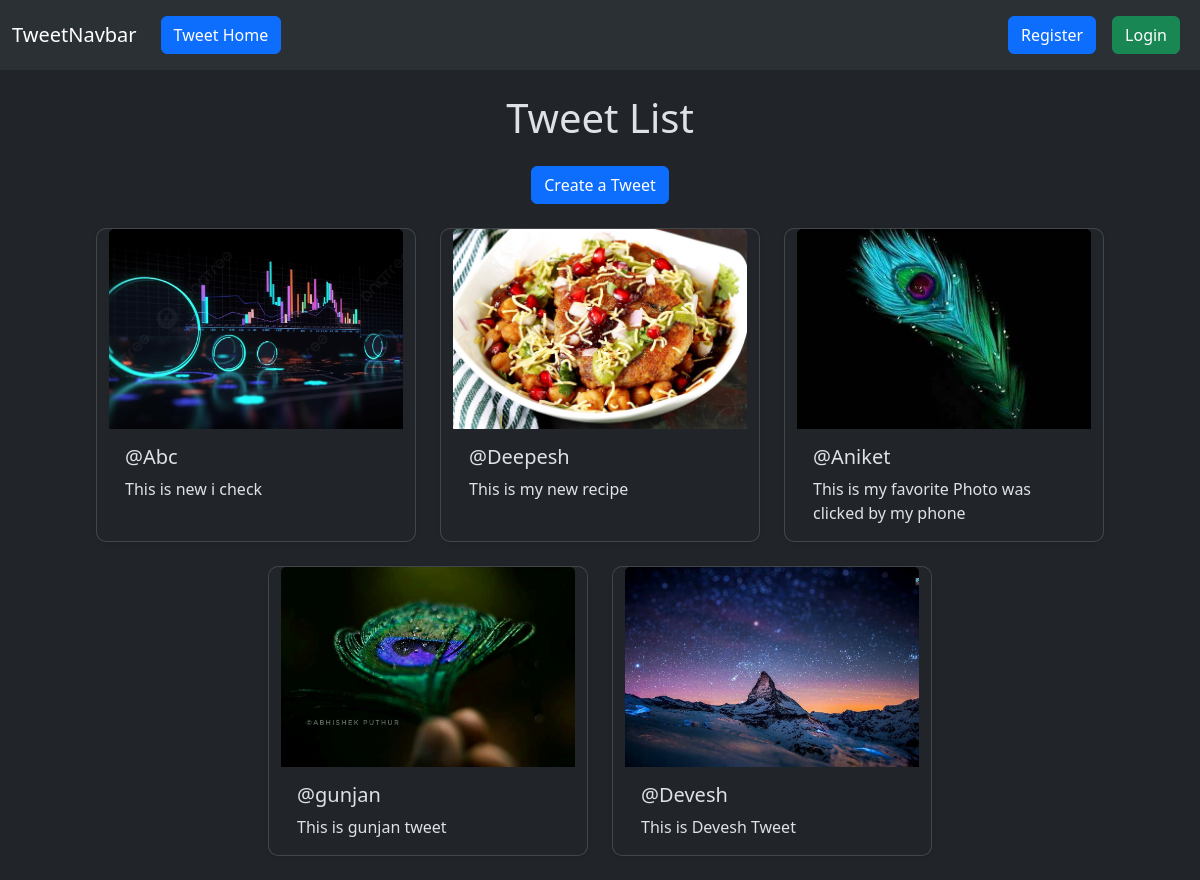
Screenshot of /tweet/ with the database file from the repository.
### tweet/models.py (models this page shows, shortened)
class Tweet(models.Model):
    user = models.ForeignKey(User, on_delete=models.CASCADE)
    text = models.TextField(max_length=240)
    photo = models.ImageField(upload_to='photos/',blank=True ,null=True)
    created_at = models.DateTimeField(auto_now_add=True)
    updated_at = models.DateTimeField(auto_now=True)

### tweet/views.py (the view)
# urls.py: path('', views.tweet_list, name='tweet_list'),
def tweet_list(request):
    tweets = Tweet.objects.all().order_by('-created_at')
    return render(request, 'tweet_list.html', {'tweets':tweets})

### tweet/templates/tweet_list.html (shortened to what this page needs)
{% extends "layout.html" %}
{% block content %}
<div class="container py-4">
    <h1 class="text-center mb-4">Tweet List</h1>
    <div class="d-flex justify-content-center mb-4">
        <a class="btn btn-primary" href="{% url 'tweet_create' %}">Create a Tweet</a>
    </div>
    <div class="row justify-content-center gap-4">
        {% for tweet in tweets %}
        <div class="card shadow-sm" style="width: 20rem; border-radius: 10px; overflow: hidden;">
            {% if tweet.photo %}
            <img src="{{ tweet.photo.url }}" class="card-img-top" alt="Tweet Image" style="height: 200px; object-fit: cover;">
            {% endif %}
            <div class="card-body">
                <h5 class="card-title">@{{ tweet.user.username }}</h5>
                <p class="card-text">{{ tweet.text }}</p>
            </div>
        </div>
        {% empty %}
        <p class="text-muted text-center">No tweets available.</p>
        {% endfor %}
    </div>
</div>
{% endblock %}

### templates/layout.html (shortened to what this page needs)
{% load static %}
<!DOCTYPE html>
<html lang="en" data-bs-theme="dark" >
<head>
    <link href="https://cdn.jsdelivr.net/npm/bootstrap@5.3.3/dist/css/bootstrap.min.css" rel="stylesheet">
</head>
<body >
    <nav class="navbar navbar-expand-lg bg-body-tertiary">
        <div class="container-fluid">
          <a class="navbar-brand" href="#">TweetNavbar</a>
          <div class="collapse navbar-collapse" id="navbarSupportedContent">
            <ul class="navbar-nav me-auto mb-2 mb-lg-0">
              <li class="nav-item">
                <a href="{% url 'tweet_list' %}" class="btn btn-primary m-2">Tweet Home</a>
              </li>
            </ul>
            {% if user.is_authenticated %}
            <form action="{% url 'logout' %}" method="post">
              {% csrf_token %}
              <button class="btn btn-danger">Logout</button>
            </form>
            {% else %}
            <a href="{% url 'register' %}" class="btn btn-primary m-2">Register</a>
            <a href="{% url 'login' %}" class="btn btn-success m-2">Login</a>
            {% endif %}
          </div>
        </div>
      </nav>
    {% block content %}{% endblock %}
</body>
</html>

### rows the page displays
Tweet: photo (picture), user.username "Abc", text "This is new i check"
Tweet: photo (picture), user.username "Deepesh", text "This is my new recipe"
Tweet: photo (picture), user.username "Aniket", text "This is my favorite Photo was clicked by my phone"
Tweet: photo (picture), user.username "gunjan", text "This is gunjan tweet"
Tweet: photo (picture), user.username "Devesh", text "This is Devesh Tweet"
